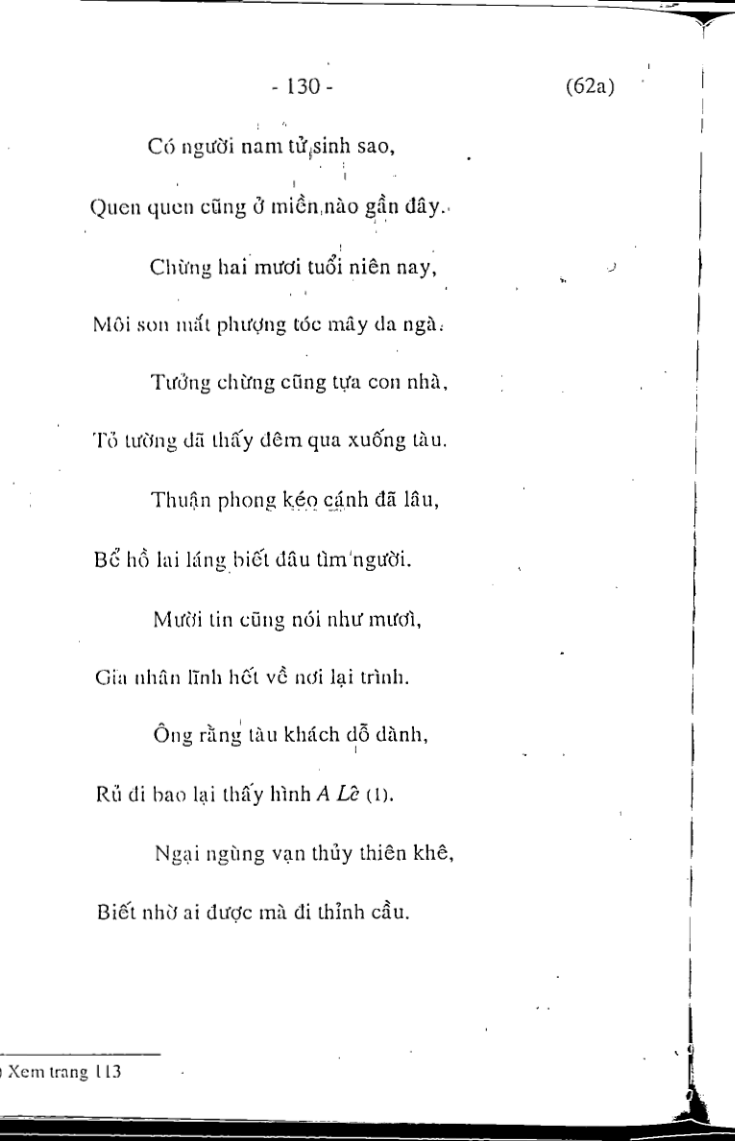
#> input picture extracted_imgs/Sach-Nom-Cong-Giao-1995-001/page_135.png, 735 x 1141 px, found by its file name; its folder holds 4 pictures in this run
$ python rotate_image_to_the_right.py
#> lines starting #> are read from the running program, lines starting #| are printed output that depends on the picture
import os
from PIL import Image

# Path to the folder containing the images
input_folder = r"D:\CS418-Final-Project\extracted_imgs\Sach-Nom-Cong-Giao-1995-001"
output_folder = r"D:\CS418-Final-Project\extracted_imgs\Sach-Nom-Cong-Giao-1995-001-rotated"  # Optional, if you want to save rotated images separately

# Create output folder if it doesn't exist
if not os.path.exists(output_folder):
    os.makedirs(output_folder)

# Loop through all files in the folder
for filename in os.listdir(input_folder):
    if filename.lower().endswith(('.png', '.jpg', '.jpeg', '.bmp', '.gif', '.tiff')):  # Supported image formats
        file_path = os.path.join(input_folder, filename)

        # Open the image
        with Image.open(file_path) as img:
            # Rotate the image by 2 degrees to the right (negative for clockwise rotation)
#> img is the input picture: PIL image 735x1141 RGB; min 0, max 255, mean 245.4
            rotated_img = img.rotate(-2, resample=Image.BICUBIC, expand=True)
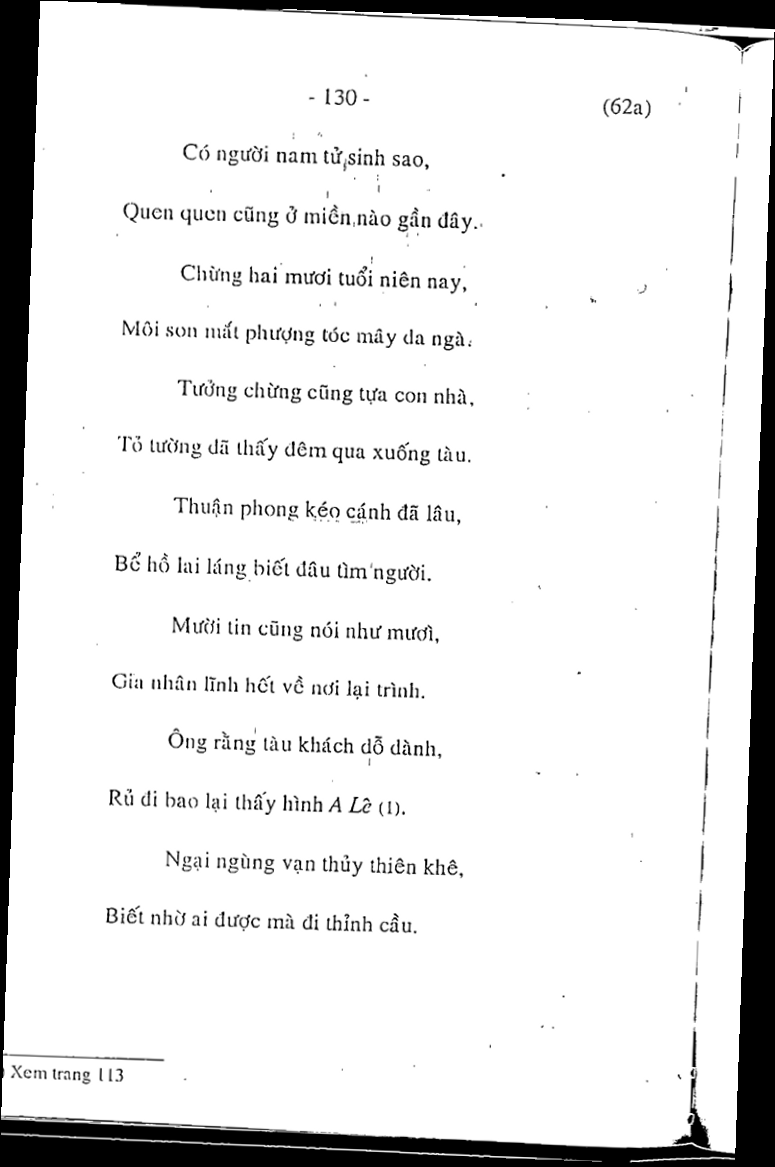
#> rotated_img: PIL image 775x1167 RGB; min 0, max 255, mean 227.4

            # Save the rotated image (in the same folder or new one)
            rotated_img.save(os.path.join(output_folder, filename))
#> pass 2 of the loop `for filename in os.listdir(input_folder):`:
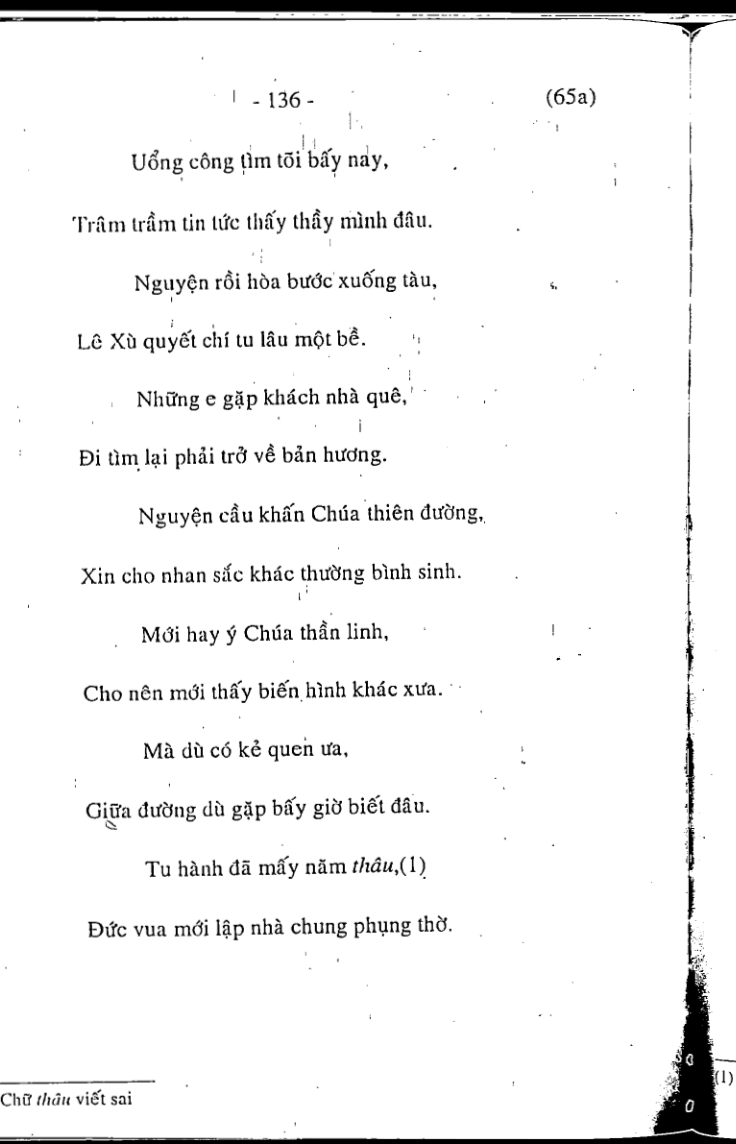
#> input picture extracted_imgs/Sach-Nom-Cong-Giao-1995-001/page_141.png, 736 x 1144 px, found by its file name
#> img is the input picture: PIL image 736x1144 RGB; min 0, max 255, mean 242.4
#> `rotated_img = img.rotate(-2, resample=Image.BICUBIC, expand=True)`:
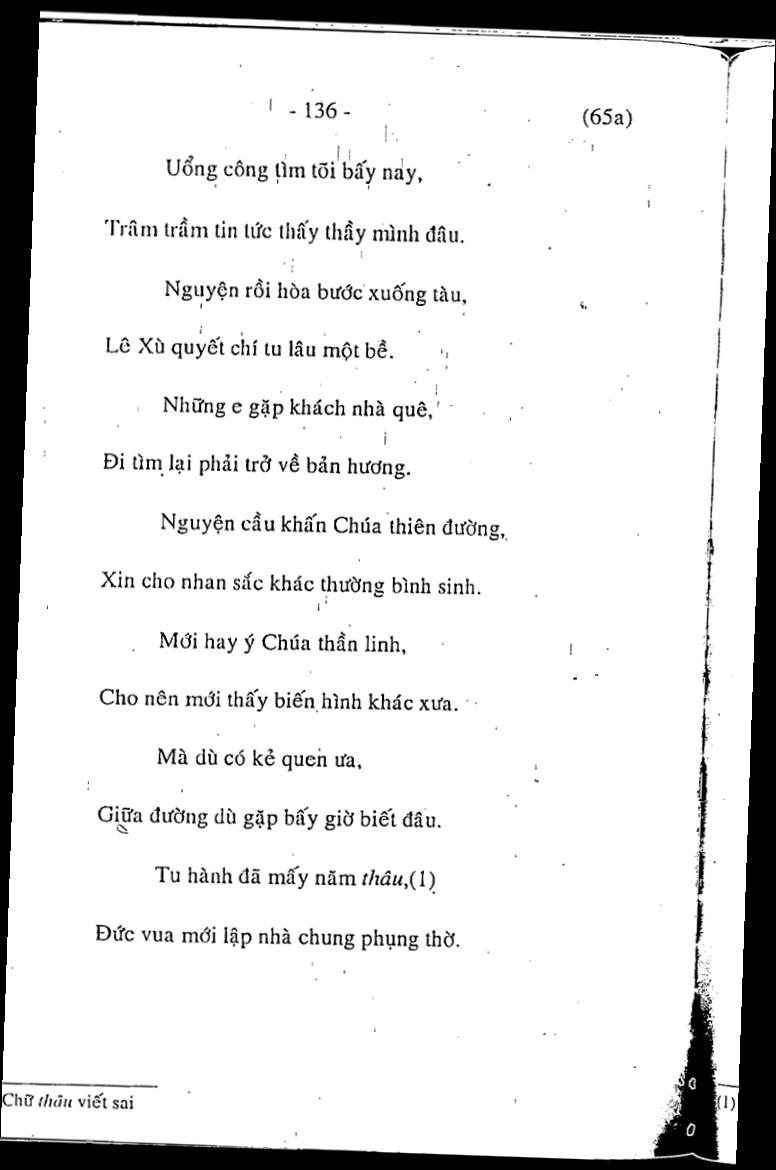
#> rotated_img: PIL image 776x1170 RGB; min 0, max 255, mean 224.6
#> pass 3 of the loop `for filename in os.listdir(input_folder):`:
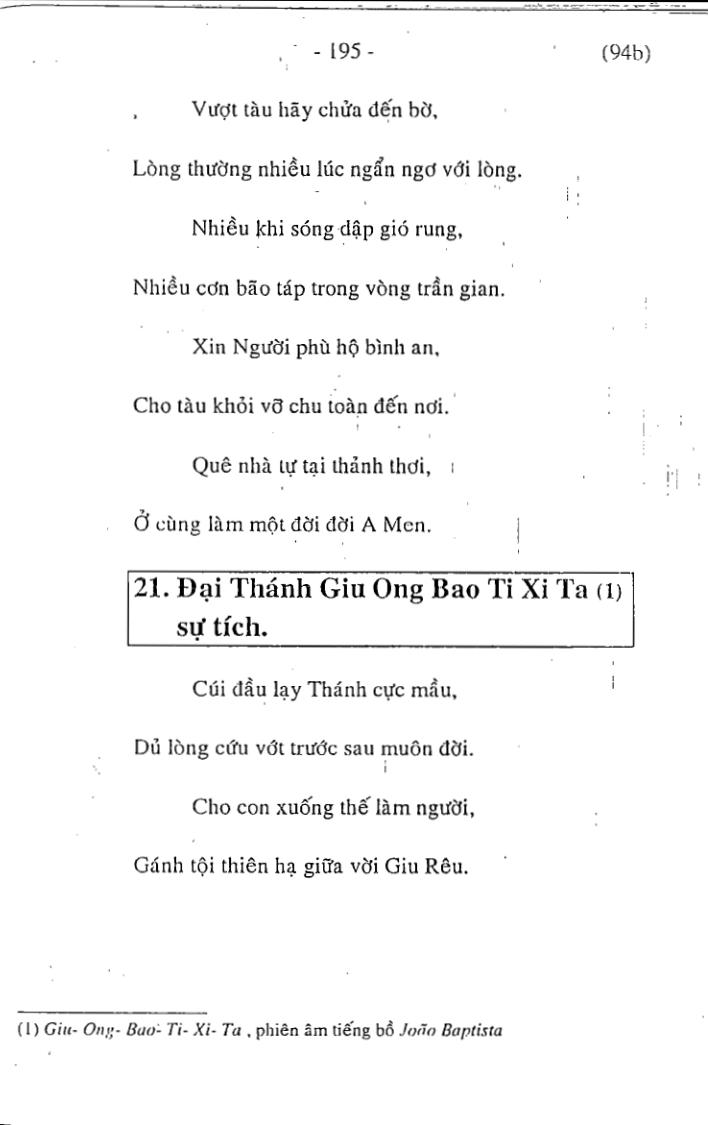
#> input picture extracted_imgs/Sach-Nom-Cong-Giao-1995-001/page_200.png, 708 x 1125 px, found by its file name
#> img is the input picture: PIL image 708x1125 RGB; min 0, max 255, mean 247.7
#> `rotated_img = img.rotate(-2, resample=Image.BICUBIC, expand=True)`:
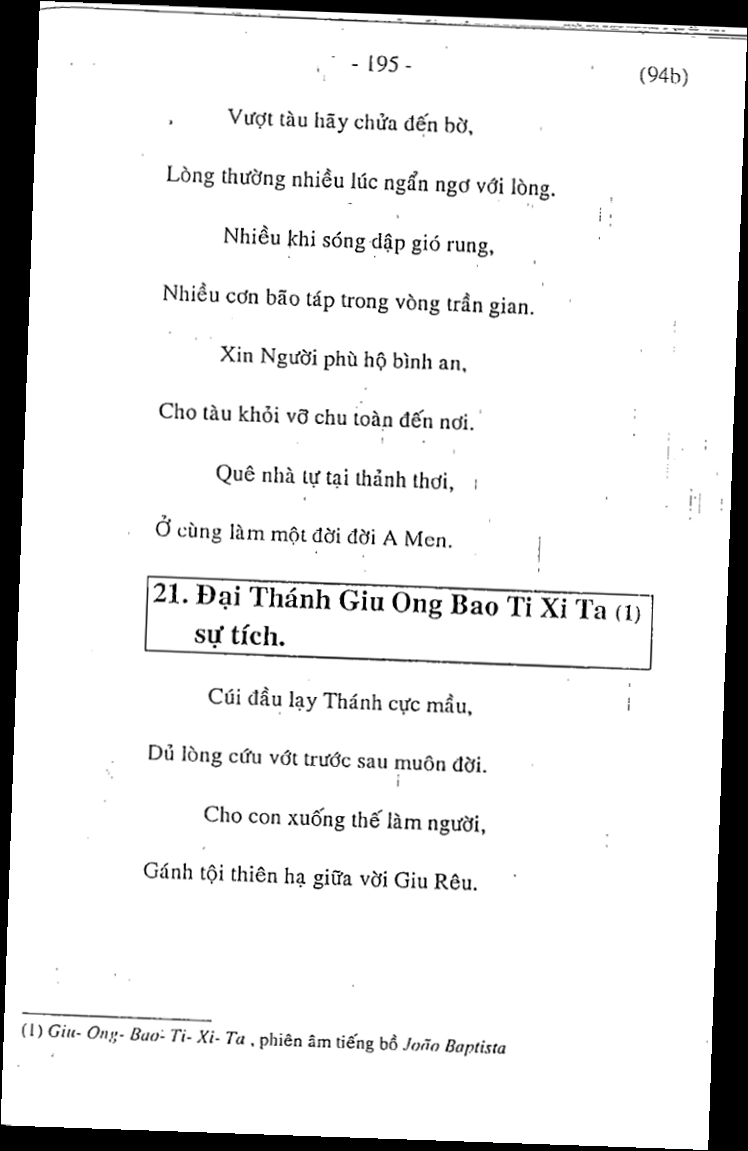
#> rotated_img: PIL image 748x1151 RGB; min 0, max 255, mean 229
#> the loop made 4 passes; the first 3 are shown

print("Rotation completed!")
